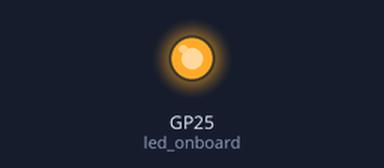
Bench run of a program on a simulated Raspberry Pi Pico running MicroPython. On the bench: output pins drawn as LEDs (lit = HIGH).

Above: at 0.18 s.
At 9.9 s:
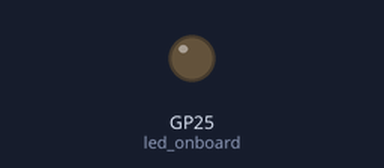
Timing chart, 0 to 14.6 s (numbered marks = the images above):
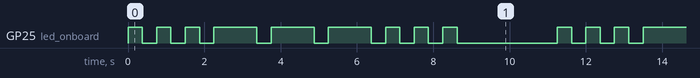

Measured:
- by itself, GP25 (led_onboard): repeats every 11.3 s: 2 × (LOW 0.38 s, HIGH 0.38 s), 3 × (LOW 0.38 s, HIGH 1.1 s), 3 × (LOW 0.38 s, HIGH 0.38 s), LOW 2.6 s, HIGH 0.38 s
- by itself, everything shown: repeats every 11.3 s, in 18 steps

The program:

sos.py
```python
# S.O.S. blinker.
import machine
import utime

led_onboard = machine.Pin(25, machine.Pin.OUT)

# Not tho best code for a sos morse code blinker.


while True:
    led_onboard.value(1)
    utime.sleep(0.375)
    led_onboard.value(0)
    utime.sleep(0.375)

    led_onboard.value(1)
    utime.sleep(0.375)
    led_onboard.value(0)
    utime.sleep(0.375)

    led_onboard.value(1)
    utime.sleep(0.375)
    led_onboard.value(0)
    utime.sleep(0.375)

    led_onboard.value(1)
    utime.sleep(1.125)
    led_onboard.value(0)
    utime.sleep(0.375)

    led_onboard.value(1)
    utime.sleep(1.125)
    led_onboard.value(0)
    utime.sleep(0.375)

    led_onboard.value(1)
    utime.sleep(1.125)
    led_onboard.value(0)
    utime.sleep(0.375)

    led_onboard.value(1)
    utime.sleep(0.375)
    led_onboard.value(0)
    utime.sleep(0.375)

    led_onboard.value(1)
    utime.sleep(0.375)
    led_onboard.value(0)
    utime.sleep(0.375)

    led_onboard.value(1)
    utime.sleep(0.375)
    led_onboard.value(0)
    utime.sleep(2.625)


#end
    
```
